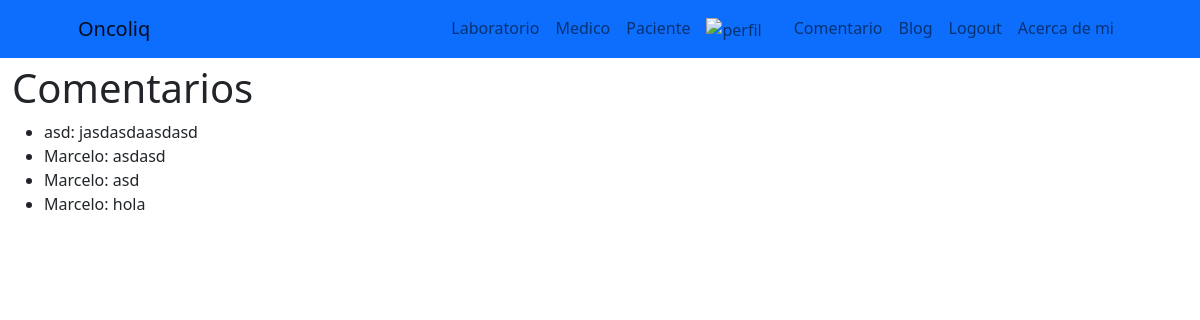
/comentarios/, run on the app's committed database.
### Oncoliq/models.py (models this page shows, shortened)
class Comentario(models.Model):
    comentario = models.ForeignKey(User, related_name='comentarios', on_delete=models.CASCADE, null=True)
    nombre = models.CharField(max_length=40)
    mensaje = models.TextField(null=True, blank=True)
    fechaComentario = models.DateTimeField(auto_now_add=True)
    class Meta:
        ordering = ['-fechaComentario']

### Oncoliq/views.py (the view)
# urls.py: path('comentarios/', mostrarComentarios, name='mostrarComentarios'),
def mostrarComentarios(request):
    comentarios = Comentario.objects.all()
    return render(request, 'Oncoliq/mostrarComentarios.html', {'comentarios': comentarios})

### Oncoliq/avatar_context.py (called while the page is built)
def avatar_context_processor(request):
    avatar = getAvatar(request)
    return {'avatar':avatar}

### Oncoliq/views.py (called while the page is built)
def getAvatar(request):
    avatar = Avatar.objects.filter(user = request.user.id)
    try:
        avatar = avatar[0].image.url
    except:
        avatar = None
    return avatar

### Oncoliq/templates/Oncoliq/mostrarComentarios.html
{% extends 'Oncoliq/inicio.html' %}
{% block contenidoQueCambia %}
  <h1>Comentarios</h1>
  {% if comentarios %}
    <ul>
      {% for comentario in comentarios %}
        <li>{{ comentario.nombre }}: {{ comentario.mensaje }}</li>
      {% endfor %}
    </ul>
  {% else %}
    <p>No hay comentarios guardados.</p>
  {% endif %}
{% endblock %}

### data on the page
Comentario: nombre "asd", mensaje "jasdasdaasdasd"
Comentario: nombre "Marcelo", mensaje "asdasd"
Comentario: nombre "Marcelo", mensaje "asd"
Comentario: nombre "Marcelo", mensaje "hola"
